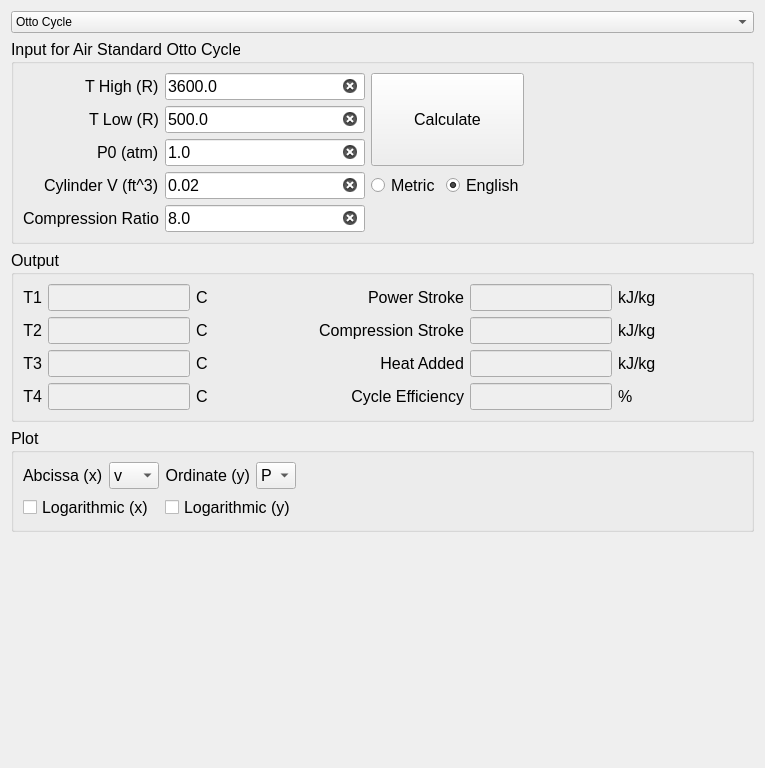
<?xml version="1.0" encoding="UTF-8"?>
<ui version="4.0">
 <class>Form</class>
 <widget class="QWidget" name="Form">
  <property name="geometry">
   <rect>
    <x>0</x>
    <y>0</y>
    <width>765</width>
    <height>768</height>
   </rect>
  </property>
  <property name="sizePolicy">
   <sizepolicy hsizetype="Preferred" vsizetype="Preferred">
    <horstretch>0</horstretch>
    <verstretch>0</verstretch>
   </sizepolicy>
  </property>
  <property name="windowTitle">
   <string>Form</string>
  </property>
  <layout class="QVBoxLayout" name="main_VerticalLayout">
   <item>
    <widget class="QComboBox" name="cycle_Selector">
     <property name="currentIndex">
      <number>0</number>
     </property>
     <item>
      <property name="text">
       <string>Otto Cycle</string>
      </property>
     </item>
     <item>
      <property name="text">
       <string>Diesel Cycle</string>
      </property>
     </item>
    </widget>
   </item>
   <item>
    <widget class="QGroupBox" name="gb_Input">
     <property name="sizePolicy">
      <sizepolicy hsizetype="Preferred" vsizetype="Fixed">
       <horstretch>0</horstretch>
       <verstretch>0</verstretch>
      </sizepolicy>
     </property>
     <property name="font">
      <font>
       <pointsize>12</pointsize>
      </font>
     </property>
     <property name="title">
      <string>Input for Air Standard Otto Cycle</string>
     </property>
     <layout class="QGridLayout" name="gridLayout">
      <item row="2" column="0" alignment="Qt::AlignRight">
       <widget class="QLabel" name="lbl_P0">
        <property name="sizePolicy">
         <sizepolicy hsizetype="Fixed" vsizetype="Fixed">
          <horstretch>0</horstretch>
          <verstretch>0</verstretch>
         </sizepolicy>
        </property>
        <property name="font">
         <font>
          <pointsize>12</pointsize>
         </font>
        </property>
        <property name="text">
         <string>P0 (atm)</string>
        </property>
       </widget>
      </item>
      <item row="1" column="0" alignment="Qt::AlignRight">
       <widget class="QLabel" name="lbl_TLow">
        <property name="sizePolicy">
         <sizepolicy hsizetype="Fixed" vsizetype="Fixed">
          <horstretch>0</horstretch>
          <verstretch>0</verstretch>
         </sizepolicy>
        </property>
        <property name="font">
         <font>
          <pointsize>12</pointsize>
         </font>
        </property>
        <property name="text">
         <string>T Low (R)</string>
        </property>
       </widget>
      </item>
      <item row="0" column="2" rowspan="3" colspan="2">
       <widget class="QPushButton" name="btn_Calculate">
        <property name="sizePolicy">
         <sizepolicy hsizetype="Minimum" vsizetype="Preferred">
          <horstretch>0</horstretch>
          <verstretch>0</verstretch>
         </sizepolicy>
        </property>
        <property name="font">
         <font>
          <pointsize>12</pointsize>
         </font>
        </property>
        <property name="text">
         <string>Calculate</string>
        </property>
       </widget>
      </item>
      <item row="1" column="1">
       <widget class="QLineEdit" name="le_TLow">
        <property name="sizePolicy">
         <sizepolicy hsizetype="Preferred" vsizetype="Fixed">
          <horstretch>0</horstretch>
          <verstretch>0</verstretch>
         </sizepolicy>
        </property>
        <property name="maximumSize">
         <size>
          <width>200</width>
          <height>16777215</height>
         </size>
        </property>
        <property name="font">
         <font>
          <pointsize>12</pointsize>
         </font>
        </property>
        <property name="text">
         <string>500.0</string>
        </property>
        <property name="placeholderText">
         <string>enter a value for the high pressure isobar</string>
        </property>
        <property name="clearButtonEnabled">
         <bool>true</bool>
        </property>
       </widget>
      </item>
      <item row="3" column="0" alignment="Qt::AlignRight">
       <widget class="QLabel" name="lbl_V0">
        <property name="sizePolicy">
         <sizepolicy hsizetype="Fixed" vsizetype="Fixed">
          <horstretch>0</horstretch>
          <verstretch>0</verstretch>
         </sizepolicy>
        </property>
        <property name="font">
         <font>
          <pointsize>12</pointsize>
         </font>
        </property>
        <property name="text">
         <string>Cylinder V (ft^3)</string>
        </property>
       </widget>
      </item>
      <item row="3" column="4">
       <spacer name="horizontalSpacer_3">
        <property name="orientation">
         <enum>Qt::Horizontal</enum>
        </property>
        <property name="sizeHint" stdset="0">
         <size>
          <width>40</width>
          <height>20</height>
         </size>
        </property>
       </spacer>
      </item>
      <item row="0" column="1">
       <widget class="QLineEdit" name="le_THigh">
        <property name="sizePolicy">
         <sizepolicy hsizetype="Preferred" vsizetype="Fixed">
          <horstretch>0</horstretch>
          <verstretch>0</verstretch>
         </sizepolicy>
        </property>
        <property name="maximumSize">
         <size>
          <width>200</width>
          <height>16777215</height>
         </size>
        </property>
        <property name="font">
         <font>
          <pointsize>12</pointsize>
         </font>
        </property>
        <property name="text">
         <string>3600.0</string>
        </property>
        <property name="placeholderText">
         <string>enter a value for the high pressure isobar</string>
        </property>
        <property name="clearButtonEnabled">
         <bool>true</bool>
        </property>
       </widget>
      </item>
      <item row="4" column="1">
       <widget class="QLineEdit" name="le_CR">
        <property name="sizePolicy">
         <sizepolicy hsizetype="Expanding" vsizetype="Fixed">
          <horstretch>0</horstretch>
          <verstretch>0</verstretch>
         </sizepolicy>
        </property>
        <property name="maximumSize">
         <size>
          <width>200</width>
          <height>16777215</height>
         </size>
        </property>
        <property name="font">
         <font>
          <pointsize>12</pointsize>
         </font>
        </property>
        <property name="text">
         <string>8.0</string>
        </property>
        <property name="placeholderText">
         <string>turbine isentropic efficiency 0.0&lt;eta&lt;=1.0</string>
        </property>
        <property name="clearButtonEnabled">
         <bool>true</bool>
        </property>
       </widget>
      </item>
      <item row="4" column="0" alignment="Qt::AlignRight">
       <widget class="QLabel" name="lbl_CR">
        <property name="sizePolicy">
         <sizepolicy hsizetype="Fixed" vsizetype="Fixed">
          <horstretch>0</horstretch>
          <verstretch>0</verstretch>
         </sizepolicy>
        </property>
        <property name="font">
         <font>
          <pointsize>12</pointsize>
         </font>
        </property>
        <property name="text">
         <string>Compression Ratio</string>
        </property>
        <property name="textFormat">
         <enum>Qt::PlainText</enum>
        </property>
       </widget>
      </item>
      <item row="3" column="3">
       <widget class="QRadioButton" name="rdo_English">
        <property name="sizePolicy">
         <sizepolicy hsizetype="Fixed" vsizetype="Fixed">
          <horstretch>0</horstretch>
          <verstretch>0</verstretch>
         </sizepolicy>
        </property>
        <property name="font">
         <font>
          <pointsize>12</pointsize>
         </font>
        </property>
        <property name="text">
         <string>English</string>
        </property>
        <property name="checked">
         <bool>true</bool>
        </property>
       </widget>
      </item>
      <item row="2" column="1">
       <widget class="QLineEdit" name="le_P0">
        <property name="sizePolicy">
         <sizepolicy hsizetype="Preferred" vsizetype="Fixed">
          <horstretch>0</horstretch>
          <verstretch>0</verstretch>
         </sizepolicy>
        </property>
        <property name="maximumSize">
         <size>
          <width>200</width>
          <height>16777215</height>
         </size>
        </property>
        <property name="font">
         <font>
          <pointsize>12</pointsize>
         </font>
        </property>
        <property name="text">
         <string>1.0</string>
        </property>
        <property name="placeholderText">
         <string>enter a value for the low pressure isobar</string>
        </property>
        <property name="clearButtonEnabled">
         <bool>true</bool>
        </property>
       </widget>
      </item>
      <item row="3" column="1">
       <widget class="QLineEdit" name="le_V0">
        <property name="sizePolicy">
         <sizepolicy hsizetype="Preferred" vsizetype="Fixed">
          <horstretch>0</horstretch>
          <verstretch>0</verstretch>
         </sizepolicy>
        </property>
        <property name="maximumSize">
         <size>
          <width>200</width>
          <height>16777215</height>
         </size>
        </property>
        <property name="font">
         <font>
          <pointsize>12</pointsize>
         </font>
        </property>
        <property name="text">
         <string>0.02</string>
        </property>
        <property name="clearButtonEnabled">
         <bool>true</bool>
        </property>
       </widget>
      </item>
      <item row="0" column="0" alignment="Qt::AlignRight">
       <widget class="QLabel" name="lbl_THigh">
        <property name="sizePolicy">
         <sizepolicy hsizetype="Fixed" vsizetype="Fixed">
          <horstretch>0</horstretch>
          <verstretch>0</verstretch>
         </sizepolicy>
        </property>
        <property name="font">
         <font>
          <pointsize>12</pointsize>
         </font>
        </property>
        <property name="text">
         <string>T High (R)</string>
        </property>
       </widget>
      </item>
      <item row="3" column="2">
       <widget class="QRadioButton" name="rdo_Metric">
        <property name="sizePolicy">
         <sizepolicy hsizetype="Fixed" vsizetype="Fixed">
          <horstretch>0</horstretch>
          <verstretch>0</verstretch>
         </sizepolicy>
        </property>
        <property name="font">
         <font>
          <pointsize>12</pointsize>
         </font>
        </property>
        <property name="text">
         <string>Metric</string>
        </property>
        <property name="checked">
         <bool>false</bool>
        </property>
       </widget>
      </item>
     </layout>
    </widget>
   </item>
   <item>
    <widget class="QGroupBox" name="gb_Output">
     <property name="sizePolicy">
      <sizepolicy hsizetype="MinimumExpanding" vsizetype="Fixed">
       <horstretch>0</horstretch>
       <verstretch>0</verstretch>
      </sizepolicy>
     </property>
     <property name="font">
      <font>
       <pointsize>12</pointsize>
      </font>
     </property>
     <property name="title">
      <string>Output</string>
     </property>
     <layout class="QGridLayout" name="grid_Output">
      <item row="3" column="1">
       <widget class="QLineEdit" name="le_T3">
        <property name="enabled">
         <bool>false</bool>
        </property>
        <property name="sizePolicy">
         <sizepolicy hsizetype="Fixed" vsizetype="Fixed">
          <horstretch>0</horstretch>
          <verstretch>0</verstretch>
         </sizepolicy>
        </property>
        <property name="minimumSize">
         <size>
          <width>0</width>
          <height>0</height>
         </size>
        </property>
        <property name="maximumSize">
         <size>
          <width>200</width>
          <height>16777215</height>
         </size>
        </property>
        <property name="baseSize">
         <size>
          <width>150</width>
          <height>0</height>
         </size>
        </property>
        <property name="font">
         <font>
          <pointsize>12</pointsize>
         </font>
        </property>
       </widget>
      </item>
      <item row="4" column="1">
       <widget class="QLineEdit" name="le_T4">
        <property name="enabled">
         <bool>false</bool>
        </property>
        <property name="sizePolicy">
         <sizepolicy hsizetype="Fixed" vsizetype="Fixed">
          <horstretch>0</horstretch>
          <verstretch>0</verstretch>
         </sizepolicy>
        </property>
        <property name="minimumSize">
         <size>
          <width>0</width>
          <height>0</height>
         </size>
        </property>
        <property name="maximumSize">
         <size>
          <width>200</width>
          <height>16777215</height>
         </size>
        </property>
        <property name="baseSize">
         <size>
          <width>150</width>
          <height>0</height>
         </size>
        </property>
        <property name="font">
         <font>
          <pointsize>12</pointsize>
         </font>
        </property>
       </widget>
      </item>
      <item row="3" column="3" alignment="Qt::AlignRight">
       <widget class="QLabel" name="label_HeatAdded">
        <property name="sizePolicy">
         <sizepolicy hsizetype="Fixed" vsizetype="Fixed">
          <horstretch>0</horstretch>
          <verstretch>0</verstretch>
         </sizepolicy>
        </property>
        <property name="font">
         <font>
          <pointsize>12</pointsize>
         </font>
        </property>
        <property name="text">
         <string>Heat Added</string>
        </property>
        <property name="alignment">
         <set>Qt::AlignRight|Qt::AlignTrailing|Qt::AlignVCenter</set>
        </property>
       </widget>
      </item>
      <item row="4" column="0">
       <widget class="QLabel" name="label_T4">
        <property name="sizePolicy">
         <sizepolicy hsizetype="Fixed" vsizetype="Fixed">
          <horstretch>0</horstretch>
          <verstretch>0</verstretch>
         </sizepolicy>
        </property>
        <property name="font">
         <font>
          <pointsize>12</pointsize>
         </font>
        </property>
        <property name="text">
         <string>T4</string>
        </property>
        <property name="alignment">
         <set>Qt::AlignRight|Qt::AlignTrailing|Qt::AlignVCenter</set>
        </property>
       </widget>
      </item>
      <item row="2" column="4">
       <widget class="QLineEdit" name="le_CompressionStroke">
        <property name="enabled">
         <bool>false</bool>
        </property>
        <property name="sizePolicy">
         <sizepolicy hsizetype="Fixed" vsizetype="Fixed">
          <horstretch>0</horstretch>
          <verstretch>0</verstretch>
         </sizepolicy>
        </property>
        <property name="minimumSize">
         <size>
          <width>0</width>
          <height>0</height>
         </size>
        </property>
        <property name="maximumSize">
         <size>
          <width>200</width>
          <height>16777215</height>
         </size>
        </property>
        <property name="baseSize">
         <size>
          <width>150</width>
          <height>0</height>
         </size>
        </property>
        <property name="font">
         <font>
          <pointsize>12</pointsize>
         </font>
        </property>
       </widget>
      </item>
      <item row="3" column="6">
       <spacer name="horizontalSpacer_2">
        <property name="orientation">
         <enum>Qt::Horizontal</enum>
        </property>
        <property name="sizeHint" stdset="0">
         <size>
          <width>40</width>
          <height>20</height>
         </size>
        </property>
       </spacer>
      </item>
      <item row="4" column="2">
       <widget class="QLabel" name="lbl_T4Units">
        <property name="sizePolicy">
         <sizepolicy hsizetype="Fixed" vsizetype="Fixed">
          <horstretch>0</horstretch>
          <verstretch>0</verstretch>
         </sizepolicy>
        </property>
        <property name="baseSize">
         <size>
          <width>0</width>
          <height>0</height>
         </size>
        </property>
        <property name="font">
         <font>
          <pointsize>12</pointsize>
         </font>
        </property>
        <property name="text">
         <string>C</string>
        </property>
       </widget>
      </item>
      <item row="0" column="5">
       <widget class="QLabel" name="lbl_PowerStrokeUnits">
        <property name="sizePolicy">
         <sizepolicy hsizetype="Fixed" vsizetype="Fixed">
          <horstretch>0</horstretch>
          <verstretch>0</verstretch>
         </sizepolicy>
        </property>
        <property name="font">
         <font>
          <pointsize>12</pointsize>
         </font>
        </property>
        <property name="text">
         <string>kJ/kg</string>
        </property>
       </widget>
      </item>
      <item row="4" column="5">
       <widget class="QLabel" name="label_EfficiencyUnits">
        <property name="sizePolicy">
         <sizepolicy hsizetype="Fixed" vsizetype="Fixed">
          <horstretch>0</horstretch>
          <verstretch>0</verstretch>
         </sizepolicy>
        </property>
        <property name="font">
         <font>
          <pointsize>12</pointsize>
         </font>
        </property>
        <property name="text">
         <string>%</string>
        </property>
       </widget>
      </item>
      <item row="4" column="4">
       <widget class="QLineEdit" name="le_Efficiency">
        <property name="enabled">
         <bool>false</bool>
        </property>
        <property name="sizePolicy">
         <sizepolicy hsizetype="Fixed" vsizetype="Fixed">
          <horstretch>0</horstretch>
          <verstretch>0</verstretch>
         </sizepolicy>
        </property>
        <property name="minimumSize">
         <size>
          <width>0</width>
          <height>0</height>
         </size>
        </property>
        <property name="maximumSize">
         <size>
          <width>200</width>
          <height>16777215</height>
         </size>
        </property>
        <property name="baseSize">
         <size>
          <width>150</width>
          <height>0</height>
         </size>
        </property>
        <property name="font">
         <font>
          <pointsize>12</pointsize>
         </font>
        </property>
       </widget>
      </item>
      <item row="3" column="2">
       <widget class="QLabel" name="lbl_T3Units">
        <property name="sizePolicy">
         <sizepolicy hsizetype="Fixed" vsizetype="Fixed">
          <horstretch>0</horstretch>
          <verstretch>0</verstretch>
         </sizepolicy>
        </property>
        <property name="baseSize">
         <size>
          <width>0</width>
          <height>0</height>
         </size>
        </property>
        <property name="font">
         <font>
          <pointsize>12</pointsize>
         </font>
        </property>
        <property name="text">
         <string>C</string>
        </property>
       </widget>
      </item>
      <item row="3" column="5">
       <widget class="QLabel" name="lbl_HeatInUnits">
        <property name="sizePolicy">
         <sizepolicy hsizetype="Fixed" vsizetype="Fixed">
          <horstretch>0</horstretch>
          <verstretch>0</verstretch>
         </sizepolicy>
        </property>
        <property name="font">
         <font>
          <pointsize>12</pointsize>
         </font>
        </property>
        <property name="text">
         <string>kJ/kg</string>
        </property>
       </widget>
      </item>
      <item row="2" column="5">
       <widget class="QLabel" name="lbl_CompressionStrokeUnits">
        <property name="sizePolicy">
         <sizepolicy hsizetype="Fixed" vsizetype="Fixed">
          <horstretch>0</horstretch>
          <verstretch>0</verstretch>
         </sizepolicy>
        </property>
        <property name="font">
         <font>
          <pointsize>12</pointsize>
         </font>
        </property>
        <property name="text">
         <string>kJ/kg</string>
        </property>
       </widget>
      </item>
      <item row="2" column="2">
       <widget class="QLabel" name="lbl_T2Units">
        <property name="sizePolicy">
         <sizepolicy hsizetype="Fixed" vsizetype="Fixed">
          <horstretch>0</horstretch>
          <verstretch>0</verstretch>
         </sizepolicy>
        </property>
        <property name="baseSize">
         <size>
          <width>0</width>
          <height>0</height>
         </size>
        </property>
        <property name="font">
         <font>
          <pointsize>12</pointsize>
         </font>
        </property>
        <property name="text">
         <string>C</string>
        </property>
       </widget>
      </item>
      <item row="2" column="3" alignment="Qt::AlignRight">
       <widget class="QLabel" name="label_CompressionStroke">
        <property name="sizePolicy">
         <sizepolicy hsizetype="Fixed" vsizetype="Fixed">
          <horstretch>0</horstretch>
          <verstretch>0</verstretch>
         </sizepolicy>
        </property>
        <property name="font">
         <font>
          <pointsize>12</pointsize>
         </font>
        </property>
        <property name="text">
         <string>Compression Stroke</string>
        </property>
        <property name="alignment">
         <set>Qt::AlignRight|Qt::AlignTrailing|Qt::AlignVCenter</set>
        </property>
       </widget>
      </item>
      <item row="0" column="0">
       <widget class="QLabel" name="label_T1">
        <property name="sizePolicy">
         <sizepolicy hsizetype="Fixed" vsizetype="Fixed">
          <horstretch>0</horstretch>
          <verstretch>0</verstretch>
         </sizepolicy>
        </property>
        <property name="font">
         <font>
          <pointsize>12</pointsize>
         </font>
        </property>
        <property name="focusPolicy">
         <enum>Qt::WheelFocus</enum>
        </property>
        <property name="text">
         <string>T1</string>
        </property>
        <property name="alignment">
         <set>Qt::AlignRight|Qt::AlignTrailing|Qt::AlignVCenter</set>
        </property>
       </widget>
      </item>
      <item row="3" column="4">
       <widget class="QLineEdit" name="le_HeatAdded">
        <property name="enabled">
         <bool>false</bool>
        </property>
        <property name="sizePolicy">
         <sizepolicy hsizetype="Fixed" vsizetype="Fixed">
          <horstretch>0</horstretch>
          <verstretch>0</verstretch>
         </sizepolicy>
        </property>
        <property name="minimumSize">
         <size>
          <width>0</width>
          <height>0</height>
         </size>
        </property>
        <property name="maximumSize">
         <size>
          <width>200</width>
          <height>16777215</height>
         </size>
        </property>
        <property name="baseSize">
         <size>
          <width>150</width>
          <height>0</height>
         </size>
        </property>
        <property name="font">
         <font>
          <pointsize>12</pointsize>
         </font>
        </property>
       </widget>
      </item>
      <item row="0" column="3" alignment="Qt::AlignRight">
       <widget class="QLabel" name="label_PowerStroke">
        <property name="sizePolicy">
         <sizepolicy hsizetype="Fixed" vsizetype="Fixed">
          <horstretch>0</horstretch>
          <verstretch>0</verstretch>
         </sizepolicy>
        </property>
        <property name="font">
         <font>
          <pointsize>12</pointsize>
         </font>
        </property>
        <property name="text">
         <string>Power Stroke</string>
        </property>
        <property name="alignment">
         <set>Qt::AlignRight|Qt::AlignTrailing|Qt::AlignVCenter</set>
        </property>
       </widget>
      </item>
      <item row="2" column="0">
       <widget class="QLabel" name="label_T2">
        <property name="sizePolicy">
         <sizepolicy hsizetype="Fixed" vsizetype="Fixed">
          <horstretch>0</horstretch>
          <verstretch>0</verstretch>
         </sizepolicy>
        </property>
        <property name="font">
         <font>
          <pointsize>12</pointsize>
         </font>
        </property>
        <property name="text">
         <string>T2</string>
        </property>
        <property name="alignment">
         <set>Qt::AlignRight|Qt::AlignTrailing|Qt::AlignVCenter</set>
        </property>
       </widget>
      </item>
      <item row="4" column="3" alignment="Qt::AlignRight">
       <widget class="QLabel" name="label_Efficiency">
        <property name="sizePolicy">
         <sizepolicy hsizetype="Fixed" vsizetype="Fixed">
          <horstretch>0</horstretch>
          <verstretch>0</verstretch>
         </sizepolicy>
        </property>
        <property name="minimumSize">
         <size>
          <width>250</width>
          <height>0</height>
         </size>
        </property>
        <property name="font">
         <font>
          <pointsize>12</pointsize>
         </font>
        </property>
        <property name="text">
         <string>Cycle Efficiency</string>
        </property>
        <property name="alignment">
         <set>Qt::AlignRight|Qt::AlignTrailing|Qt::AlignVCenter</set>
        </property>
       </widget>
      </item>
      <item row="0" column="1">
       <widget class="QLineEdit" name="le_T1">
        <property name="enabled">
         <bool>false</bool>
        </property>
        <property name="sizePolicy">
         <sizepolicy hsizetype="Fixed" vsizetype="Fixed">
          <horstretch>0</horstretch>
          <verstretch>0</verstretch>
         </sizepolicy>
        </property>
        <property name="minimumSize">
         <size>
          <width>0</width>
          <height>0</height>
         </size>
        </property>
        <property name="maximumSize">
         <size>
          <width>200</width>
          <height>16777215</height>
         </size>
        </property>
        <property name="baseSize">
         <size>
          <width>150</width>
          <height>0</height>
         </size>
        </property>
        <property name="font">
         <font>
          <pointsize>12</pointsize>
         </font>
        </property>
       </widget>
      </item>
      <item row="0" column="4">
       <widget class="QLineEdit" name="le_PowerStroke">
        <property name="enabled">
         <bool>false</bool>
        </property>
        <property name="sizePolicy">
         <sizepolicy hsizetype="Fixed" vsizetype="Fixed">
          <horstretch>0</horstretch>
          <verstretch>0</verstretch>
         </sizepolicy>
        </property>
        <property name="minimumSize">
         <size>
          <width>0</width>
          <height>0</height>
         </size>
        </property>
        <property name="maximumSize">
         <size>
          <width>200</width>
          <height>16777215</height>
         </size>
        </property>
        <property name="baseSize">
         <size>
          <width>150</width>
          <height>0</height>
         </size>
        </property>
        <property name="font">
         <font>
          <pointsize>12</pointsize>
         </font>
        </property>
       </widget>
      </item>
      <item row="2" column="1">
       <widget class="QLineEdit" name="le_T2">
        <property name="enabled">
         <bool>false</bool>
        </property>
        <property name="sizePolicy">
         <sizepolicy hsizetype="Fixed" vsizetype="Fixed">
          <horstretch>0</horstretch>
          <verstretch>0</verstretch>
         </sizepolicy>
        </property>
        <property name="minimumSize">
         <size>
          <width>0</width>
          <height>0</height>
         </size>
        </property>
        <property name="maximumSize">
         <size>
          <width>200</width>
          <height>16777215</height>
         </size>
        </property>
        <property name="baseSize">
         <size>
          <width>150</width>
          <height>0</height>
         </size>
        </property>
        <property name="font">
         <font>
          <pointsize>12</pointsize>
         </font>
        </property>
       </widget>
      </item>
      <item row="0" column="2">
       <widget class="QLabel" name="lbl_T1Units">
        <property name="sizePolicy">
         <sizepolicy hsizetype="Fixed" vsizetype="Fixed">
          <horstretch>0</horstretch>
          <verstretch>0</verstretch>
         </sizepolicy>
        </property>
        <property name="baseSize">
         <size>
          <width>0</width>
          <height>0</height>
         </size>
        </property>
        <property name="font">
         <font>
          <pointsize>12</pointsize>
         </font>
        </property>
        <property name="text">
         <string>C</string>
        </property>
       </widget>
      </item>
      <item row="3" column="0">
       <widget class="QLabel" name="label_T3">
        <property name="sizePolicy">
         <sizepolicy hsizetype="Fixed" vsizetype="Fixed">
          <horstretch>0</horstretch>
          <verstretch>0</verstretch>
         </sizepolicy>
        </property>
        <property name="font">
         <font>
          <pointsize>12</pointsize>
         </font>
        </property>
        <property name="text">
         <string>T3</string>
        </property>
        <property name="alignment">
         <set>Qt::AlignRight|Qt::AlignTrailing|Qt::AlignVCenter</set>
        </property>
       </widget>
      </item>
     </layout>
    </widget>
   </item>
   <item>
    <widget class="QGroupBox" name="gb_Plot">
     <property name="sizePolicy">
      <sizepolicy hsizetype="MinimumExpanding" vsizetype="Fixed">
       <horstretch>0</horstretch>
       <verstretch>0</verstretch>
      </sizepolicy>
     </property>
     <property name="font">
      <font>
       <pointsize>12</pointsize>
      </font>
     </property>
     <property name="title">
      <string>Plot</string>
     </property>
     <layout class="QGridLayout" name="grid_Plot">
      <item row="0" column="4">
       <spacer name="horizontalSpacer">
        <property name="orientation">
         <enum>Qt::Horizontal</enum>
        </property>
        <property name="sizeHint" stdset="0">
         <size>
          <width>40</width>
          <height>20</height>
         </size>
        </property>
       </spacer>
      </item>
      <item row="0" column="3">
       <widget class="QComboBox" name="cmb_Ordinate">
        <property name="maximumSize">
         <size>
          <width>50</width>
          <height>16777215</height>
         </size>
        </property>
        <property name="currentIndex">
         <number>0</number>
        </property>
        <item>
         <property name="text">
          <string>P</string>
         </property>
        </item>
        <item>
         <property name="text">
          <string>T</string>
         </property>
        </item>
        <item>
         <property name="text">
          <string>u</string>
         </property>
        </item>
        <item>
         <property name="text">
          <string>h</string>
         </property>
        </item>
        <item>
         <property name="text">
          <string>s</string>
         </property>
        </item>
        <item>
         <property name="text">
          <string>v</string>
         </property>
        </item>
       </widget>
      </item>
      <item row="0" column="0">
       <widget class="QLabel" name="lbl_Abcissa">
        <property name="maximumSize">
         <size>
          <width>150</width>
          <height>16777215</height>
         </size>
        </property>
        <property name="text">
         <string>Abcissa (x)</string>
        </property>
       </widget>
      </item>
      <item row="0" column="2">
       <widget class="QLabel" name="lbl_Ordinate">
        <property name="maximumSize">
         <size>
          <width>150</width>
          <height>16777215</height>
         </size>
        </property>
        <property name="text">
         <string>Ordinate (y)</string>
        </property>
        <property name="alignment">
         <set>Qt::AlignRight|Qt::AlignTrailing|Qt::AlignVCenter</set>
        </property>
       </widget>
      </item>
      <item row="1" column="0" colspan="2">
       <widget class="QCheckBox" name="chk_LogAbcissa">
        <property name="text">
         <string>Logarithmic (x)</string>
        </property>
       </widget>
      </item>
      <item row="1" column="2" colspan="2">
       <widget class="QCheckBox" name="chk_LogOrdinate">
        <property name="text">
         <string>Logarithmic (y)</string>
        </property>
       </widget>
      </item>
      <item row="0" column="1">
       <widget class="QComboBox" name="cmb_Abcissa">
        <property name="sizePolicy">
         <sizepolicy hsizetype="MinimumExpanding" vsizetype="Fixed">
          <horstretch>0</horstretch>
          <verstretch>0</verstretch>
         </sizepolicy>
        </property>
        <property name="maximumSize">
         <size>
          <width>50</width>
          <height>16777215</height>
         </size>
        </property>
        <property name="currentText">
         <string>v</string>
        </property>
        <property name="currentIndex">
         <number>5</number>
        </property>
        <item>
         <property name="text">
          <string>P</string>
         </property>
        </item>
        <item>
         <property name="text">
          <string>T</string>
         </property>
        </item>
        <item>
         <property name="text">
          <string>u</string>
         </property>
        </item>
        <item>
         <property name="text">
          <string>h</string>
         </property>
        </item>
        <item>
         <property name="text">
          <string>s</string>
         </property>
        </item>
        <item>
         <property name="text">
          <string>v</string>
         </property>
        </item>
       </widget>
      </item>
     </layout>
    </widget>
   </item>
   <item>
    <spacer name="verticalSpacer">
     <property name="orientation">
      <enum>Qt::Vertical</enum>
     </property>
     <property name="sizeHint" stdset="0">
      <size>
       <width>20</width>
       <height>40</height>
      </size>
     </property>
    </spacer>
   </item>
  </layout>
 </widget>
 <resources/>
 <connections>
  <connection>
   <sender>cycle_Selector</sender>
   <signal>currentIndexChanged(int)</signal>
   <receiver>Form</receiver>
   <slot>cycle_Selection()</slot>
   <hints>
    <hint type="sourcelabel">
     <x>382</x>
     <y>18</y>
    </hint>
    <hint type="destinationlabel">
     <x>382</x>
     <y>364</y>
    </hint>
   </hints>
  </connection>
  <connection>
   <sender>cycle_Selector</sender>
   <signal>currentIndexChanged(int)</signal>
   <receiver>Form</receiver>
   <slot>change_Units()</slot>
   <hints>
    <hint type="sourcelabel">
     <x>382</x>
     <y>18</y>
    </hint>
    <hint type="destinationlabel">
     <x>382</x>
     <y>364</y>
    </hint>
   </hints>
  </connection>
 </connections>
 <slots>
  <slot>cycle_Selection()</slot>
  <slot>change_Units()</slot>
 </slots>
</ui>
